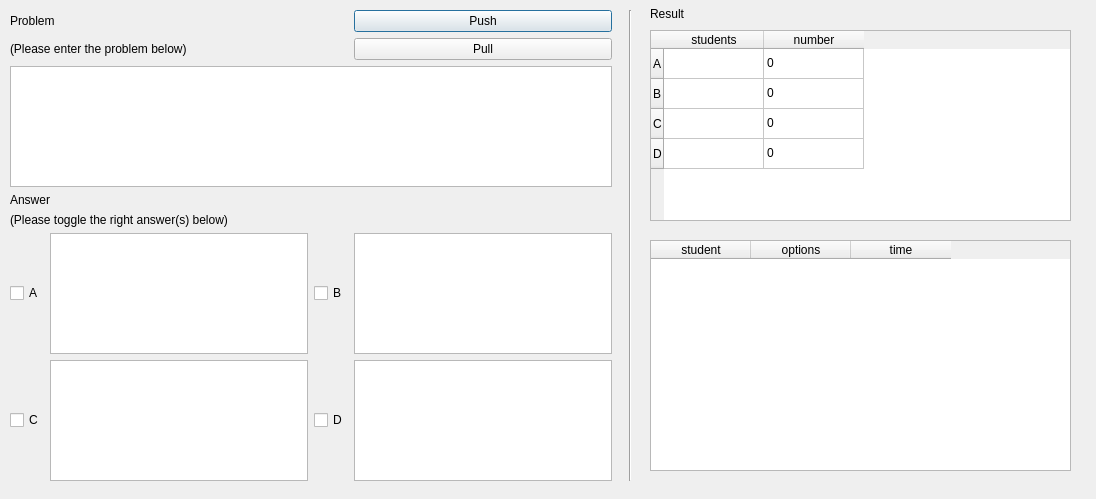
<?xml version="1.0" encoding="UTF-8"?>
<ui version="4.0">
 <class>PushProbDialog</class>
 <widget class="QDialog" name="PushProbDialog">
  <property name="geometry">
   <rect>
    <x>0</x>
    <y>0</y>
    <width>1096</width>
    <height>499</height>
   </rect>
  </property>
  <property name="windowTitle">
   <string>Dialog</string>
  </property>
  <widget class="Line" name="line">
   <property name="geometry">
    <rect>
     <x>620</x>
     <y>10</y>
     <width>20</width>
     <height>471</height>
    </rect>
   </property>
   <property name="orientation">
    <enum>Qt::Vertical</enum>
   </property>
  </widget>
  <widget class="QTableWidget" name="tbl_result">
   <property name="geometry">
    <rect>
     <x>650</x>
     <y>30</y>
     <width>421</width>
     <height>191</height>
    </rect>
   </property>
   <property name="sortingEnabled">
    <bool>true</bool>
   </property>
   <row>
    <property name="text">
     <string>A</string>
    </property>
   </row>
   <row>
    <property name="text">
     <string>B</string>
    </property>
   </row>
   <row>
    <property name="text">
     <string>C</string>
    </property>
   </row>
   <row>
    <property name="text">
     <string>D</string>
    </property>
   </row>
   <column>
    <property name="text">
     <string>students</string>
    </property>
   </column>
   <column>
    <property name="text">
     <string>number</string>
    </property>
   </column>
   <item row="0" column="0">
    <property name="text">
     <string/>
    </property>
    <property name="flags">
     <set>ItemIsSelectable|ItemIsDragEnabled|ItemIsDropEnabled|ItemIsUserCheckable|ItemIsEnabled</set>
    </property>
   </item>
   <item row="0" column="1">
    <property name="text">
     <string>0</string>
    </property>
    <property name="flags">
     <set>ItemIsSelectable|ItemIsDragEnabled|ItemIsDropEnabled|ItemIsUserCheckable|ItemIsEnabled</set>
    </property>
   </item>
   <item row="1" column="0">
    <property name="text">
     <string/>
    </property>
    <property name="flags">
     <set>ItemIsSelectable|ItemIsDragEnabled|ItemIsDropEnabled|ItemIsUserCheckable|ItemIsEnabled</set>
    </property>
   </item>
   <item row="1" column="1">
    <property name="text">
     <string>0</string>
    </property>
    <property name="flags">
     <set>ItemIsSelectable|ItemIsDragEnabled|ItemIsDropEnabled|ItemIsUserCheckable|ItemIsEnabled</set>
    </property>
   </item>
   <item row="2" column="0">
    <property name="text">
     <string/>
    </property>
    <property name="flags">
     <set>ItemIsSelectable|ItemIsDragEnabled|ItemIsDropEnabled|ItemIsUserCheckable|ItemIsEnabled</set>
    </property>
   </item>
   <item row="2" column="1">
    <property name="text">
     <string>0</string>
    </property>
    <property name="flags">
     <set>ItemIsSelectable|ItemIsDragEnabled|ItemIsDropEnabled|ItemIsUserCheckable|ItemIsEnabled</set>
    </property>
   </item>
   <item row="3" column="0">
    <property name="text">
     <string/>
    </property>
    <property name="flags">
     <set>ItemIsSelectable|ItemIsDragEnabled|ItemIsDropEnabled|ItemIsUserCheckable|ItemIsEnabled</set>
    </property>
   </item>
   <item row="3" column="1">
    <property name="text">
     <string>0</string>
    </property>
    <property name="flags">
     <set>ItemIsSelectable|ItemIsDragEnabled|ItemIsDropEnabled|ItemIsUserCheckable|ItemIsEnabled</set>
    </property>
   </item>
  </widget>
  <widget class="QWidget" name="layoutWidget">
   <property name="geometry">
    <rect>
     <x>10</x>
     <y>10</y>
     <width>602</width>
     <height>471</height>
    </rect>
   </property>
   <layout class="QGridLayout" name="gridLayout">
    <item row="0" column="0" colspan="2">
     <widget class="QLabel" name="lbl_prob">
      <property name="text">
       <string>Problem</string>
      </property>
     </widget>
    </item>
    <item row="1" column="0" colspan="2">
     <widget class="QLabel" name="label_3">
      <property name="text">
       <string>(Please enter the problem below)</string>
      </property>
     </widget>
    </item>
    <item row="2" column="0" colspan="4">
     <widget class="QTextEdit" name="te_prob"/>
    </item>
    <item row="3" column="0" colspan="2">
     <widget class="QLabel" name="label_2">
      <property name="text">
       <string>Answer</string>
      </property>
     </widget>
    </item>
    <item row="4" column="0" colspan="3">
     <widget class="QLabel" name="label_4">
      <property name="text">
       <string>(Please toggle the right answer(s) below)</string>
      </property>
     </widget>
    </item>
    <item row="5" column="0">
     <widget class="QCheckBox" name="cb_a">
      <property name="text">
       <string>A</string>
      </property>
     </widget>
    </item>
    <item row="5" column="1">
     <widget class="QPlainTextEdit" name="te_a"/>
    </item>
    <item row="5" column="2">
     <widget class="QCheckBox" name="cb_b">
      <property name="text">
       <string>B</string>
      </property>
     </widget>
    </item>
    <item row="6" column="0">
     <widget class="QCheckBox" name="cb_c">
      <property name="text">
       <string>C</string>
      </property>
     </widget>
    </item>
    <item row="6" column="1">
     <widget class="QPlainTextEdit" name="te_c"/>
    </item>
    <item row="6" column="2">
     <widget class="QCheckBox" name="cb_d">
      <property name="text">
       <string>D</string>
      </property>
     </widget>
    </item>
    <item row="6" column="3">
     <widget class="QPlainTextEdit" name="te_d"/>
    </item>
    <item row="5" column="3">
     <widget class="QPlainTextEdit" name="te_b"/>
    </item>
    <item row="0" column="3">
     <widget class="QPushButton" name="b_push">
      <property name="text">
       <string>Push</string>
      </property>
     </widget>
    </item>
    <item row="1" column="3">
     <widget class="QPushButton" name="b_pull">
      <property name="text">
       <string>Pull</string>
      </property>
     </widget>
    </item>
   </layout>
  </widget>
  <widget class="QLabel" name="label_5">
   <property name="geometry">
    <rect>
     <x>650</x>
     <y>0</y>
     <width>297</width>
     <height>28</height>
    </rect>
   </property>
   <property name="text">
    <string>Result</string>
   </property>
  </widget>
  <widget class="QTableWidget" name="tbl_result_2">
   <property name="geometry">
    <rect>
     <x>650</x>
     <y>240</y>
     <width>421</width>
     <height>231</height>
    </rect>
   </property>
   <property name="sortingEnabled">
    <bool>true</bool>
   </property>
   <column>
    <property name="text">
     <string>student</string>
    </property>
   </column>
   <column>
    <property name="text">
     <string>options</string>
    </property>
   </column>
   <column>
    <property name="text">
     <string>time</string>
    </property>
   </column>
  </widget>
 </widget>
 <resources/>
 <connections/>
</ui>
